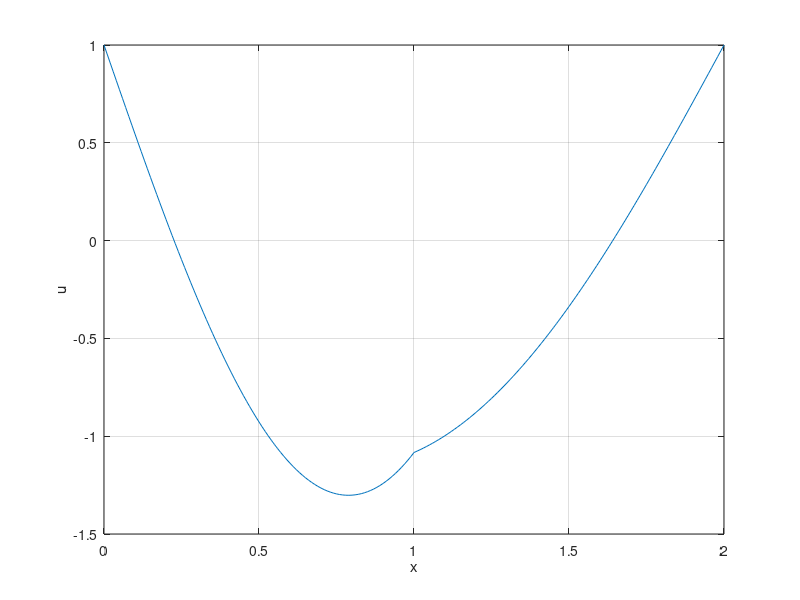

This figure's MATLAB source:
clear;
n=200;
h=2/n;
x=0:h:2;
f=@(x)10*x*(x-2);
%%%%%
A=zeros(n-1,n-1);
A(1,1)=2/h;
A(1,2)=-1/h;
y(1)=h*f(x(2))+1/h;
for i=2:99
    A(i,i-1)=-1/h;
    A(i,i)=2/h;
    A(i,i+1)=-1/h;
    y(i)=h*f(x(i+1));
end
%%%%%%
A(100,99)=-1/h;
A(100,100)=4/h;
A(100,101)=-3/h;
y(100)=h*f(x(101));
%%%%%
for i=101:n-2
    A(i,i-1)=-3/h;
    A(i,i)=6/h;
    A(i,i+1)=-3/h;
    y(i)=h*f(x(i+1));
end
%%%%%%%
A(n-1,n-2)=-3/h;
A(n-1,n-1)=6/h;
y(n-1)=h*f(x(n))+3/h;
%%%%%
u=A\y';
%%%%%
plot(x,[1;u;1])
xlabel('x')
ylabel('u')
grid on